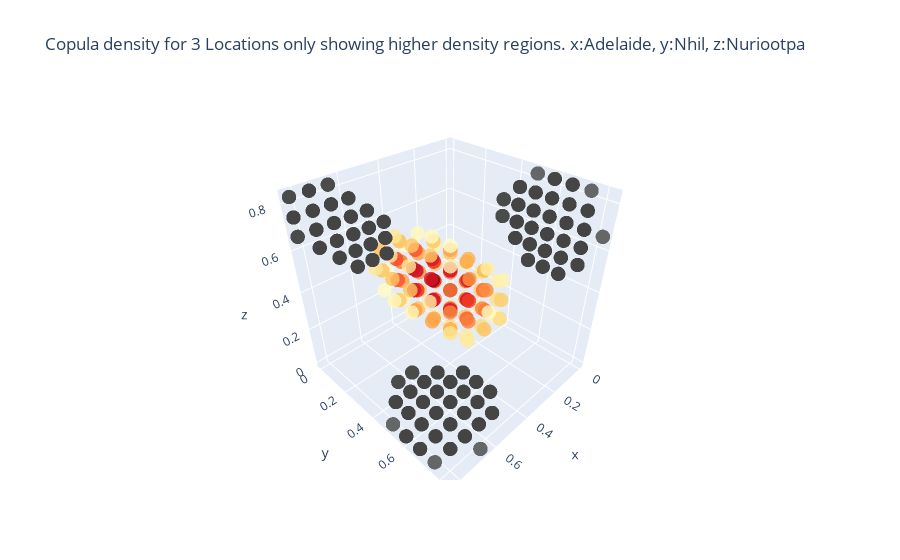

The notebook cell saved with this chart:
### Markdown cell above
### Fancy 3D plot

### Code cell
#get correct lists for point
all_uplot=[[],[],[]]
uplot=np.linspace(0.01,0.99,13)
all_cop_den=[]
vip_u=[[],[],[]]
for val1 in uplot:
    for val2 in uplot:
        for val3 in uplot:
            ll=np.exp(-norm_cop_loconly(L=loc_distmatrix_3loc).nll([15,1],[[val1,val2,val3]]))
            if ll>1.6:
                all_uplot[0].append(val1)
                all_uplot[1].append(val2)
                all_uplot[2].append(val3)
                all_cop_den.append(np.exp(-norm_cop_loconly(L=loc_distmatrix_3loc).nll([15,1],[[val1,val2,val3]])))
                vip_u[0].append(val1)
                vip_u[1].append(val2)
                vip_u[2].append(val3)
vip_u[0]=np.array(vip_u[0])           
vip_u[1]=np.array(vip_u[1])           
vip_u[2]=np.array(vip_u[2])           
all_uplot[0]=np.array(all_uplot[0])
all_uplot[1]=np.array(all_uplot[1])
all_uplot[2]=np.array(all_uplot[2])
import plotly.graph_objects as go
fig = go.Figure(data=[go.Scatter3d(x=np.concatenate((all_uplot[0],vip_u[0],vip_u[0],np.zeros(len(vip_u[0])))) , y=np.concatenate((all_uplot[1],vip_u[1],np.zeros(len(vip_u[1])),vip_u[1])), z=np.concatenate((all_uplot[2],np.zeros(len(vip_u[1])),vip_u[2],vip_u[2])),mode='markers',marker=dict(
        size=5,
        color=np.array(all_cop_den),                # set color to an array/list of desired values
        colorscale='YlORRd',   # choose a colorscale
        opacity=0.8
    ))])
fig.update_layout(
    title="Copula density for 3 Locations only showing higher density regions. x:Adelaide, y:Nhil, z:Nuriootpa")
fig.show()

### Figure 1 — Plotly figure (JSON) as saved in the notebook; plotly's stock layout.template omitted (floating-point values rounded to 4 significant figures; data arrays with more than 128 entries replaced by an {"elided": "..."} marker saying what was removed)
{"data": [{"marker": {"color": [1.638, 1.69, 1.645, 1.669, 1.724, 1.678, 1.634, 1.688, 1.645, 1.71, 1.728, 1.637, 1.69, 1.814, 1.834, 1.739, 1.728, 1.855, 1.878, 1.781, 1.697, 1.824, 1.847, 1.753, 1.697, 1.721, 1.635, 1.634, 1.61, 1.724, 1.811, 1.787, 1.623, 1.645, 1.834, 1.929, 1.904, 1.73, 1.687, 1.882, 1.981, 1.957, 1.78, 1.662, 1.856, 1.955, 1.933, 1.759, 1.735, 1.828, 1.809, 1.648, 1.601, 1.647, 1.628, 1.781, 1.833, 1.744, 1.738, 1.903, 1.96, 1.867, 1.79, 1.961, 2.021, 1.926, 1.618, 1.771, 1.942, 2.003, 1.911, 1.607, 1.661, 1.823, 1.882, 1.797, 1.616, 1.612, 1.738, 1.741, 1.729, 1.865, 1.87, 1.668, 1.788, 1.931, 1.937, 1.73, 1.778, 1.921, 1.929, 1.724, 1.676, 1.813, 1.822, 1.63, 1.666, 1.625, 1.734, 1.665, 1.625, 1.734, 1.667, 1.646], "colorscale": [[0, "rgb(255,255,204)"], [0.125, "rgb(255,237,160)"], [0.25, "rgb(254,217,118)"], [0.375, "rgb(254,178,76)"], [0.5, "rgb(253,141,60)"], [0.625, "rgb(252,78,42)"], [0.75, "rgb(227,26,28)"], [0.875, "rgb(189,0,38)"], [1, "rgb(128,0,38)"]], "opacity": 0.8, "size": 5}, "mode": "markers", "type": "scatter3d", "x": {"elided": "416 float values"}, "y": {"elided": "416 float values"}, "z": {"elided": "416 float values"}}], "layout": {"title": {"text": "Copula density for 3 Locations only showing higher density regions. x:Adelaide, y:Nhil, z:Nuriootpa"}}}
